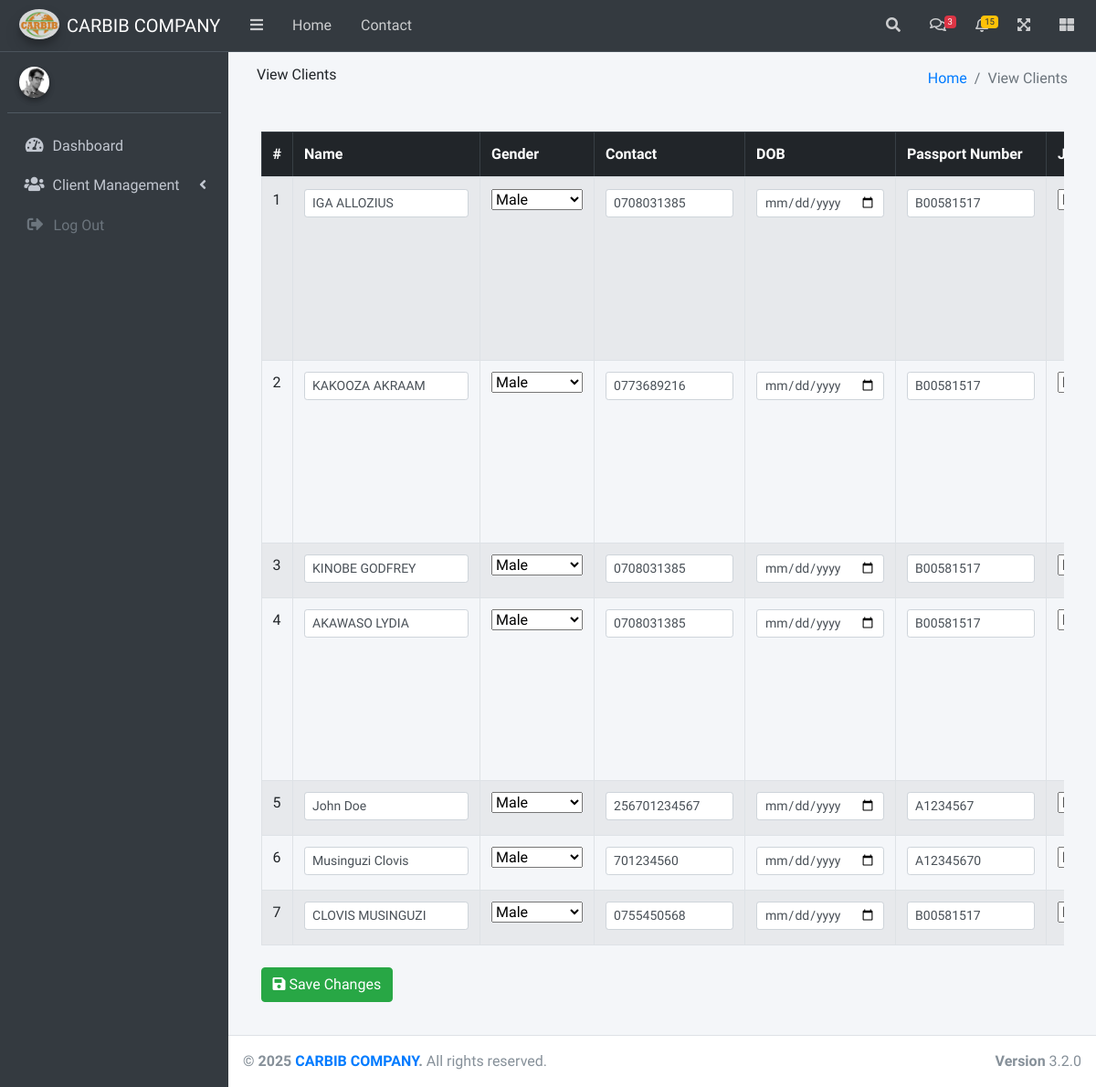
The page /clients/view/ (signed in) on the database its author committed.
### myapp/models.py (models this page shows, shortened)
class Candidates(models.Model):
    CANDIDATE_STATUS_CHOICES = [
        ("Pending", "Pending"),
        ("Approved", "Approved"),
        ("Travelled", "Travelled"),
    ]
    candidate_status = models.CharField(
        max_length=20, choices=CANDIDATE_STATUS_CHOICES, default="Pending"
    )
    full_name = models.CharField(max_length=100)
    gender = models.CharField(max_length=10)
    date_of_birth = models.DateField()
    phone_number = models.CharField(max_length=20)
    email = models.EmailField()
    religion = models.CharField(max_length=100)
    marital_status = models.CharField(max_length=20)
    no_of_children = models.PositiveIntegerField(default=0)
    tribe = models.CharField(max_length=100)
    clan = models.CharField(max_length=100)
    nin_number = models.CharField(max_length=20)
    passport_number = models.CharField(max_length=20, blank=True, null=True)
    working_experience = models.TextField(blank=True)
    country_worked = models.CharField(max_length=100, blank=True, null=True)
    place_of_origin_village = models.CharField(max_length=100, blank=True, null=True)
    place_of_origin_parish = models.CharField(max_length=100, blank=True, null=True)
    place_of_origin_subcounty = models.CharField(max_length=100, blank=True, null=True)
    place_of_origin_county = models.CharField(max_length=100, blank=True, null=True)
    place_of_origin_district = models.CharField(max_length=100, blank=True, null=True)
    present_address_village = models.CharField(max_length=100, blank=True, null=True)
    present_address_parish = models.CharField(max_length=100, blank=True, null=True)
    present_address_subcounty = models.CharField(max_length=100, blank=True, null=True)
    present_address_county = models.CharField(max_length=100, blank=True, null=True)
    present_address_district = models.CharField(max_length=100, blank=True, null=True)
    father_name = models.CharField(max_length=100, blank=True, null=True)
    father_dob = models.DateField(blank=True, null=True)
    father_tel = models.CharField(max_length=20, blank=True, null=True)
    father_nin = models.CharField(max_length=20, blank=True, null=True)
    father_district = models.CharField(max_length=100, blank=True, null=True)
    father_tribe = models.CharField(max_length=100, blank=True, null=True)
    father_status = models.CharField(max_length=20, blank=True, null=True)
    mother_name = models.CharField(max_length=100, blank=True, null=True)
    mother_dob = models.DateField(blank=True, null=True)
    mother_tel = models.CharField(max_length=20, blank=True, null=True)
    mother_nin = models.CharField(max_length=20, blank=True, null=True)
    mother_district = models.CharField(max_length=100, blank=True, null=True)
    mother_tribe = models.CharField(max_length=100, blank=True, null=True)
    mother_status = models.CharField(max_length=20, blank=True, null=True)
    next_of_kin_name = models.CharField(max_length=100)
    next_of_kin_relationship = models.CharField(max_length=100)
    next_of_kin_contact = models.CharField(max_length=20)
    next_of_kin_address = models.CharField(max_length=200)
    education_level = models.CharField(max_length=200, blank=True, null=True)
    job_applied = models.ForeignKey(Jobs, on_delete=models.SET_NULL, null=True, blank=True)
    job_location = models.ForeignKey(Countries, on_delete=models.SET_NULL, null=True, blank=True)
    referral_info = models.ForeignKey(Agents, on_delete=models.SET_NULL, null=True, blank=True)
    cv = models.FileField(upload_to='cvs/', blank=True, null=True)
    profile_picture = models.ImageField(upload_to='profile_pics/', blank=True, null=True)
    passport_copy = models.ImageField(upload_to='passport_copies/', blank=True, null=True)
    full_photo = models.ImageField(upload_to='full_photos/', blank=True, null=True)
    medical_copy = models.ImageField(upload_to='medical_copies/', blank=True, null=True)
    interpol = models.ImageField(upload_to='interpol/', blank=True, null=True)

class Jobs(models.Model):
    STATUS_CHOICES = [
        ('open', 'Open'),
        ('closed', 'Closed'),
    ]
    title = models.CharField(max_length=200)
    description = models.TextField(default="No description provided.")
    location = models.CharField(max_length=100, default="Not specified")
    salary = models.DecimalField(max_digits=10, decimal_places=2, default=0)
    date_posted = models.DateField(auto_now_add=True)
    closing_date = models.DateField()
    responsibilities = models.TextField(default="Not specified")
    status = models.CharField(max_length=20, choices=STATUS_CHOICES, default='open')
    created_at = models.DateTimeField(auto_now_add=True)
    updated_at = models.DateTimeField(auto_now=True)

### myapp/views.py (the view)
# urls.py: path('clients/view/', views.view_clients, name='view_clients'),
@never_cache
@login_required
@cache_control(no_cache=True, must_revalidate=True, no_store=True)
def view_clients(request):
    context = {
        "candidates": Candidates.objects.all(),
        "jobs": Jobs.objects.all(),
        "countries": Countries.objects.all(),
        "agents": Agents.objects.all(),
    }
    return render(request, "myapp/view_clients.html", context)

### myapp/templates/myapp/view_clients.html (shortened to what this page needs)
{% extends "myapp/home.html" %}
{% load static %}
{% block content %}
<section class="content">
  <div class="container-fluid">
    {% include "myapp/includes/page_titles.html" with page_title="View Clients" %}
    <div class="card-body">
      <div class="d-flex justify-content-between mb-3">
        <form method="post" action="{% url 'update_candidates' %}" enctype="multipart/form-data" class="w-100">
          <div class="table-responsive">
            <table class="table table-bordered table-striped table-hover">
              <thead class="table-dark">
                <tr>
                  <th>#</th>
                  <th style="min-width:180px;">Name</th>
                  <th style="min-width:100px;">Gender</th>
                  <th style="min-width:140px;">Contact</th>
                  <th style="min-width:140px;">DOB</th>
                  <th style="min-width:140px;">Passport Number</th>
                  <th style="min-width:160px;">Job Applied</th>
                </tr>
              </thead>
              <tbody>
                {% for candidate in candidates %}
                <tr>
                  <td>{{ forloop.counter }}</td>
                  <td><input type="text" name="full_name_{{ candidate.id }}" value="{{ candidate.full_name }}" class="form-control form-control-sm" style="width:180px;"></td>
                  <td>
                    <select name="gender_{{ candidate.id }}" class="form-select form-select-sm" style="width:100px;">
                      <option value="Male" {% if candidate.gender == "Male" %}selected{% endif %}>Male</option>
                    </select>
                  </td>
                  <td><input type="text" name="phone_number_{{ candidate.id }}" value="{{ candidate.phone_number }}" class="form-control form-control-sm" style="width:140px;"></td>
                  <td><input type="date" name="date_of_birth_{{ candidate.id }}" value="{{ candidate.date_of_birth }}" class="form-control form-control-sm" style="width:140px;"></td>
                  <td><input type="text" name="passport_number_{{ candidate.id }}" value="{{ candidate.passport_number }}" class="form-control form-control-sm" style="width:140px;"></td>
                  <td>
                    <select name="job_applied_{{ candidate.id }}" class="form-select form-select-sm" style="width:160px;">
                      {% for job in jobs %}
                        <option value="{{ job.id }}" {% if candidate.job_applied.id == job.id %}selected{% endif %}>{{ job.title }}</option>
                      {% endfor %}
                    </select>
                  </td>
                </tr>
                {% endfor %}
              </tbody>
            </table>
          </div>
          <button type="submit" class="btn btn-success mt-2"><i class="fas fa-save"></i> Save Changes</button>
        </form>
      </div>
    </div>
  </div>
</section>
{% endblock %}

### rows shown on the page
Candidates: full_name "IGA ALLOZIUS", gender+id "Male", phone_number "0708031385", passport_number "B00581517", job_applied+id "House Maid"
Candidates: full_name "KAKOOZA AKRAAM", gender+id "Male", phone_number "0773689216", passport_number "B00581517", job_applied+id "House Maid"
Candidates: full_name "KINOBE GODFREY", gender+id "Male", phone_number "0708031385", passport_number "B00581517", job_applied+id "House Maid"
Candidates: full_name "AKAWASO LYDIA", gender+id "Male", phone_number "0708031385", passport_number "B00581517", job_applied+id "House Maid"
Candidates: full_name "John Doe", gender+id "Male", phone_number "256701234567", passport_number "A1234567", job_applied+id "House Maid"
Candidates: full_name "Musinguzi Clovis", gender+id "Male", phone_number "701234560", passport_number "A12345670", job_applied+id "Housemaid"
Candidates: full_name "CLOVIS MUSINGUZI", gender+id "Male", phone_number "0755450568", passport_number "B00581517", job_applied+id "House Maid"

### other values the page prints
{{ page_title }} "View Clients"
